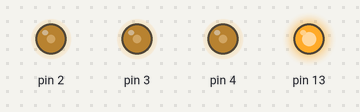
This sketch was run on a simulated Arduino Mega 2560, built with avr-gcc and run on an emulated ATmega2560. On the bench: output pins drawn as LEDs (lit = HIGH).

Above: at 0.05 s.
At 3.95 s:
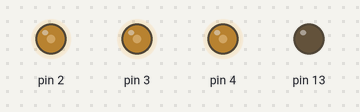
Timing chart, 0 to 4.6 s (numbered marks = the images above):
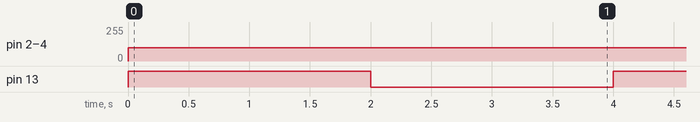

The sketch:

pololu_motor_teat.ino
```cpp
void setup() {
}

int Apin = 46;
int Bpin = 48;
int Cpin = 50;

void loop() {
  digitalWrite(53,HIGH);
  digitalWrite(51,HIGH);
  digitalWrite(49,HIGH);

  analogWrite(2,100);
  analogWrite(3,100);
  analogWrite(4,100);

  digitalWrite(Apin,HIGH);
  digitalWrite(Bpin,HIGH);
  digitalWrite(Cpin,HIGH);

  analogWrite(13,255);
  delay(2000);
  digitalWrite(Apin,LOW);
  digitalWrite(Bpin,LOW);
  digitalWrite(Cpin,LOW);

  analogWrite(13,0);
  delay(2000);
}
```

Measured:
- by itself, pin 2–4: 0/255 → 100/255 at 0.00 s
- by itself, pin 13: alternates HIGH for 2.0 s and LOW for 2.0 s
